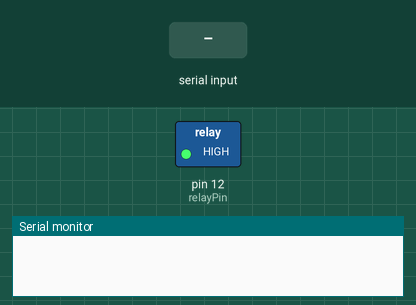
A sketch run on a simulated Arduino Uno, built with avr-gcc and run on an emulated ATmega328P. Parts: switched loads named in the sketch (green lamp = pin HIGH), the last lines printed to the serial monitor. Inputs (shaded band) come from the test bench.

Above: at 1.2 s.
1.3 s: "SIEBEN" received over the second serial link
At 3.7 s:
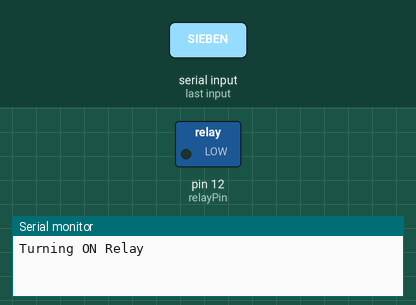
Timing chart, 0 to 5.8 s (numbered marks = the images above; inputs shaded):
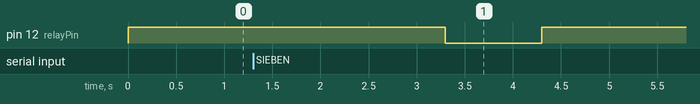

The sketch:

Receiver.ino
```cpp
#include <SoftwareSerial.h>

const int hc12TX = 10;    // HC-12 TX pin
const int hc12RX = 11;    // HC-12 RX pin
const int relayPin = 12;   // Relay control pin

SoftwareSerial HC12(hc12TX, hc12RX);  // Create a SoftwareSerial object for HC-12

void turnOnRelay() {
  Serial.println("Turning ON Relay");
  digitalWrite(relayPin, LOW);  // Turn ON the relay
  delay(1000);  // Wait for 1 second
  digitalWrite(relayPin, HIGH);   // Turn OFF the relay
  Serial.println("Turning OFF Relay");
}

void setup() {
  Serial.begin(9600);
  HC12.begin(9600);
  pinMode(relayPin, OUTPUT);
  digitalWrite(relayPin, HIGH);  // Initialize relay to OFF state
}

void loop() {
  if(HC12.available()){
    String input = HC12.readString();
    Serial.println(HC12.readString());
    // delay(1000);
    if (input == "SIEBEN") {
      turnOnRelay();
    }
  }
}
```

Measured:
- after the input at 1.3 s, pin 12 (relayPin): HIGH → LOW after 2.0 s, → HIGH 1.0 s later
